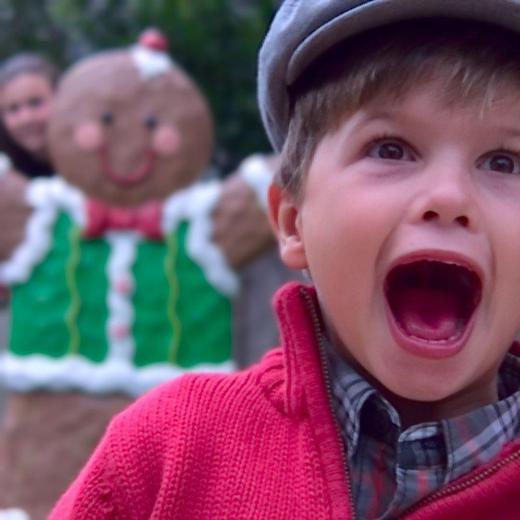
#> input picture lytro-03-A.jpg, 520 x 520 px
$ python create_image.py
#> lines starting #> are read from the running program, lines starting #| are printed output that depends on the picture; after the words box and inside, x2 and y2 are one past the last pixel; in counts of white or black regions, pixels touching at a corner belong together
import cv2
import numpy as np
import tkinter as tk
from tkinter import filedialog


if __name__ == '__main__':
    raw_img = cv2.imread('./lytro-03-A.jpg')  # A
#> raw_img is the input picture: shape (520, 520, 3); mean B, G, R 100.8, 81.7, 117.4
    gray = cv2.cvtColor(raw_img, cv2.COLOR_BGR2GRAY)
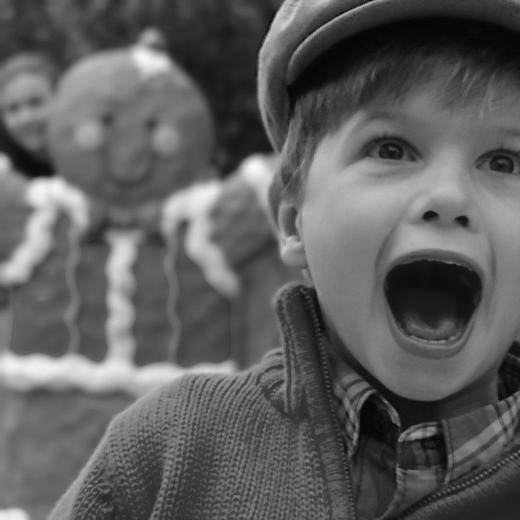
#> gray: shape (520, 520); min 4, max 251, mean 94.6
    retval, dst = cv2.threshold(gray, 0, 255, cv2.THRESH_BINARY | cv2.THRESH_OTSU)
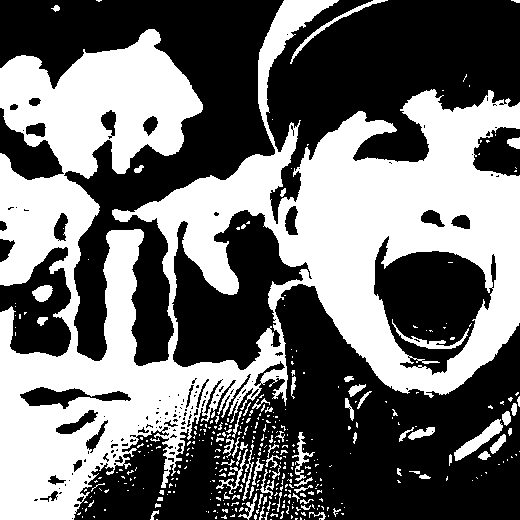
#> dst: shape (520, 520); 43.3% white; 394 white regions (327 under 20 px), largest, box (x1, y1, x2, y2) and area: (0, 0, 520, 520) 109819, (454, 419, 503, 461) 613, (290, 0, 388, 64) 419
#> retval = 99
    print(retval)
#| 99.0
    cv2.imshow('mask', dst)
    cv2.waitKey()

$ run again, with 73.png saved as lytro-03-A.jpg
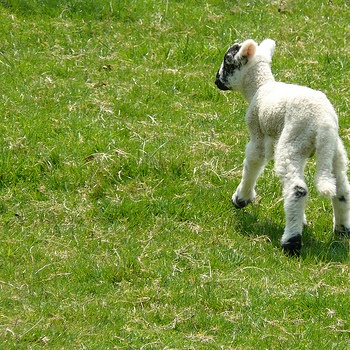
#> input picture 73.png, 350 x 350 px
#> raw_img is the input picture: shape (350, 350, 3); mean B, G, R 61.2, 145.8, 124.8
#> `gray = cv2.cvtColor(raw_img, cv2.COLOR_BGR2GRAY)`:
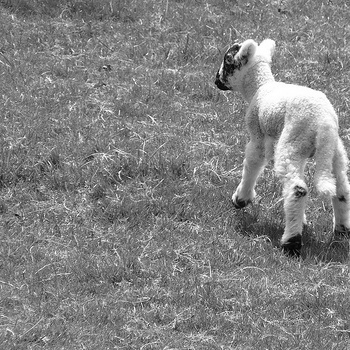
#> gray: shape (350, 350); min 1, max 255, mean 129.8
#> `retval, dst = cv2.threshold(gray, 0, 255, cv2.THRESH_BINARY | cv2.THRE..`:
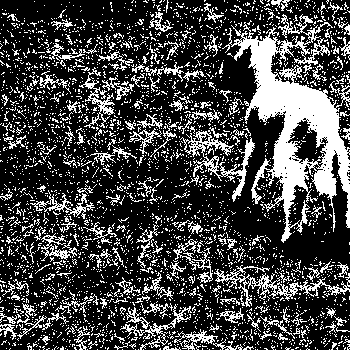
#> dst: shape (350, 350); 26.6% white; 3330 white regions (3154 under 20 px), largest, box (x1, y1, x2, y2) and area: (222, 14, 350, 243) 9786, (214, 265, 350, 307) 1170, (180, 130, 255, 202) 1152
#> retval = 144
#| 144.0
